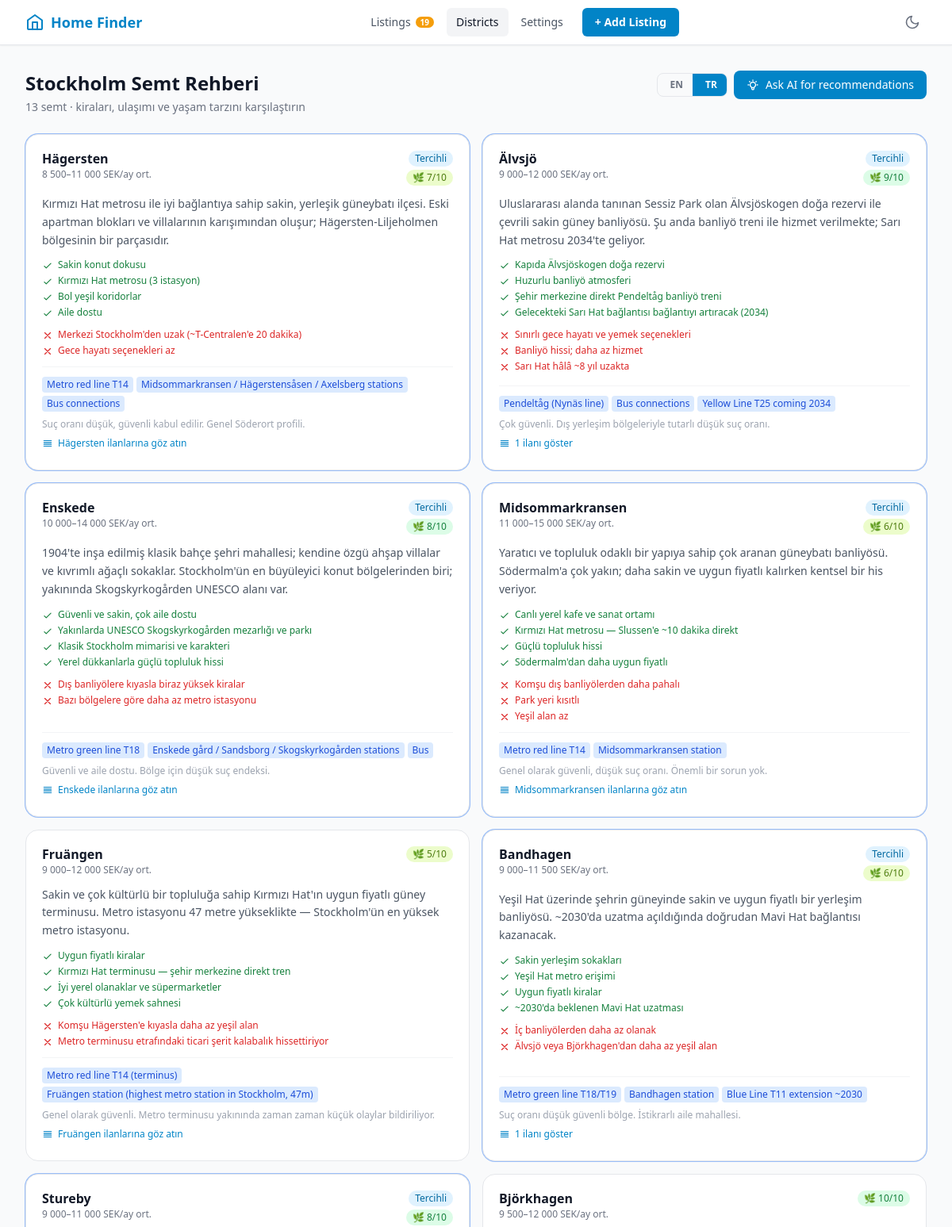
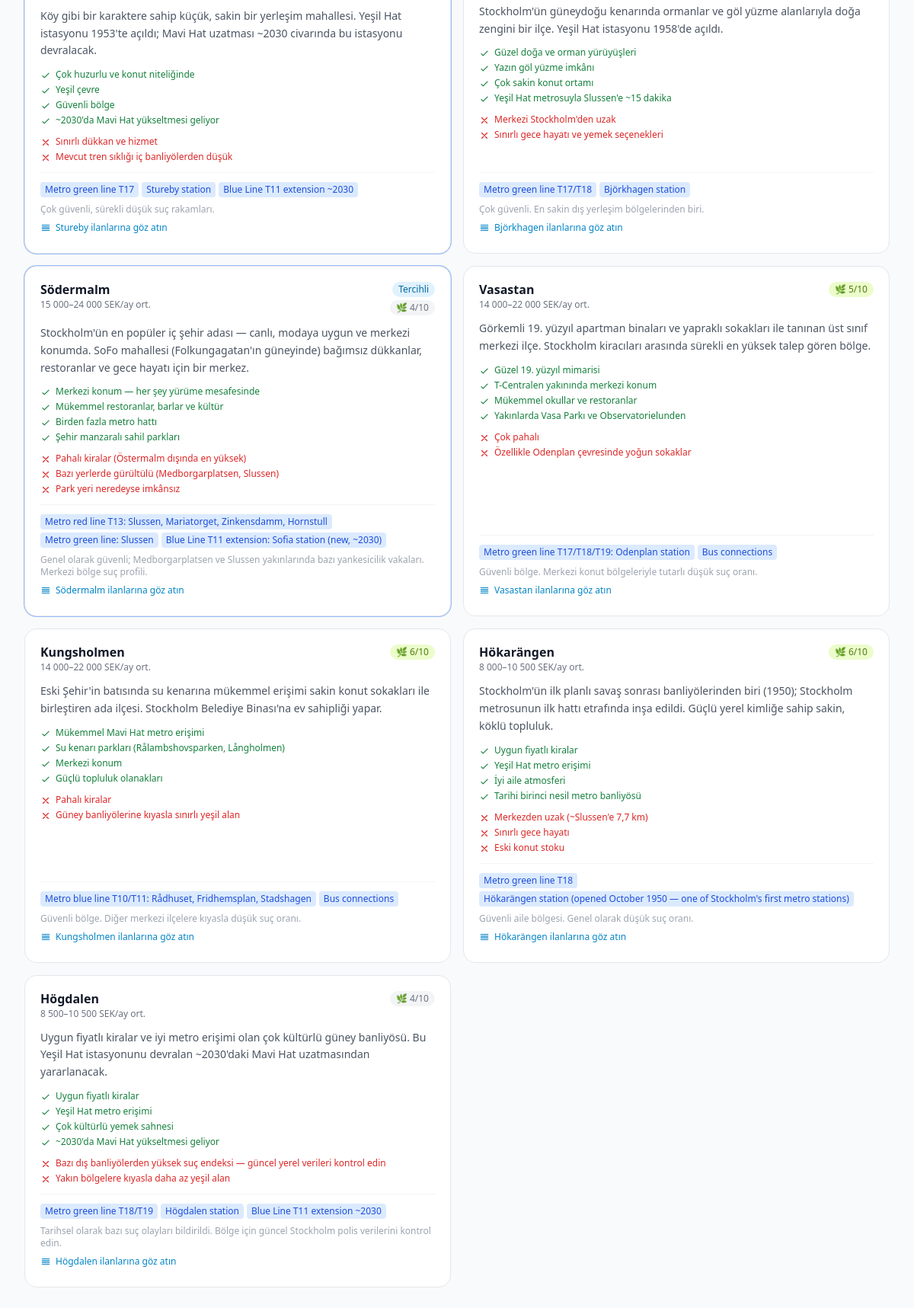
/districts?lang=tr, run on the app's committed database (2 pictures, top to bottom).
### database/models.py (models this page shows, shortened)
class Listing(db.Model):
    __tablename__ = "listings"
    id = db.Column(db.Integer, primary_key=True)
    source = db.Column(db.String(20), nullable=False, default="manual")
    url = db.Column(db.String(1000), unique=True, nullable=True)
    title = db.Column(db.Text, nullable=False)
    description = db.Column(db.Text, nullable=True)
    description_english = db.Column(db.Text, nullable=True)
    description_turkish = db.Column(db.Text, nullable=True)
    address = db.Column(db.String(500), nullable=True)
    district = db.Column(db.String(200), nullable=True)
    lat = db.Column(db.Float, nullable=True)
    lng = db.Column(db.Float, nullable=True)
    price_sek = db.Column(db.Integer, nullable=False)
    rooms = db.Column(db.Integer, nullable=False)
    floor = db.Column(db.Integer, nullable=True)
    has_washing_machine = db.Column(db.Boolean, default=False)
    has_dryer = db.Column(db.Boolean, default=False)
    has_dishwasher = db.Column(db.Boolean, default=False)
    size_sqm = db.Column(db.Integer, nullable=True)
    available_from = db.Column(db.String(50), nullable=True)
    available_until = db.Column(db.String(50), nullable=True)
    images = db.Column(db.JSON, default=list)
    home_type = db.Column(db.String(30), nullable=True)
    furnishing = db.Column(db.String(30), nullable=True)
    is_shared = db.Column(db.Boolean, nullable=True)
    contract_type = db.Column(db.String(20), nullable=True)
    service_fee_sek = db.Column(db.Integer, nullable=True)
    electricity_included = db.Column(db.Boolean, nullable=True)
    deposit_months = db.Column(db.Integer, nullable=True)
    house_rules = db.Column(db.JSON, default=dict)
    amenities = db.Column(db.JSON, default=list)
    commute_minutes = db.Column(db.Integer, nullable=True)
    commute_details = db.Column(db.JSON, default=dict)
    transit_route = db.Column(db.JSON, default=dict)
    nearby_stops = db.Column(db.JSON, default=list)
    nearby_pois = db.Column(db.JSON, default=dict)
    ai_score = db.Column(db.Integer, nullable=True)
    ai_comment = db.Column(db.Text, nullable=True)
    ai_pros = db.Column(db.JSON, default=list)
    ai_cons = db.Column(db.JSON, default=list)
    ai_comment_turkish = db.Column(db.Text, nullable=True)
    ai_pros_turkish = db.Column(db.JSON, default=list)
    ai_cons_turkish = db.Column(db.JSON, default=list)
    is_saved = db.Column(db.Boolean, default=False)
    application_status = db.Column(
        db.String(20), nullable=True, default="not_applied")
    application_date = db.Column(db.Date, nullable=True)
    notes = db.Column(db.Text, nullable=True)
    created_at = db.Column(db.DateTime, default=datetime.utcnow)
    updated_at = db.Column(
        db.DateTime, default=datetime.utcnow, onupdate=datetime.utcnow)

### routes/listings.py (the view)
@listings_bp.route("/districts")
def districts_page():
    districts = get_all_districts()
    settings = UserSettings.query.first()
    settings_dict = settings.to_dict() if settings else {}
    from sqlalchemy import func
    counts_raw = (
        db.session.query(Listing.district, func.count(Listing.id))
        .filter(Listing.district.isnot(None), Listing.district != "")
        .group_by(Listing.district)
        .all()
    )
    district_counts = {d.lower(): c for d, c in counts_raw}
    preferred = [p.lower()
                 for p in (settings_dict.get("preferred_districts") or [])]
    for d in districts:
        d["listing_count"] = district_counts.get(d["name"].lower(), 0)
        d["is_preferred"] = d["name"].lower() in preferred
    lang = request.args.get("lang", "en")
    if lang not in ("en", "tr"):
        lang = "en"
    return render_template("districts.html", districts=districts, settings=settings_dict, lang=lang)

### config.py (called while the page is built)
def get_missing_api_keys():
    missing = []
    for entry in _API_KEY_REGISTRY:
        if not entry["value"] and not entry.get("optional"):
            missing.append({"key": entry["key"], "feature": entry["feature"]})
    return missing

### database/models.py (called while the page is built)
    def to_dict(self):
        return {
            "id": self.id,
            "work_address": self.work_address,
            "work_lat": self.work_lat,
            "work_lng": self.work_lng,
            "budget_min": self.budget_min,
            "budget_max": self.budget_max,
            "min_rooms": self.min_rooms,
            "max_rooms": self.max_rooms,
            "floor_min": self.floor_min,
            "must_have_washing_machine": self.must_have_washing_machine,
            "must_have_dryer": self.must_have_dryer,
            "must_have_dishwasher": self.must_have_dishwasher,
            "must_have_amenities": self.must_have_amenities or [],
            "preferred_districts": self.preferred_districts or [],
            "max_commute_minutes": self.max_commute_minutes,
            "theme": self.theme,
            "enrich_all_even_if_cached": self.enrich_all_even_if_cached,
        }

### services/district_advisor.py (called while the page is built)
def get_all_districts() -> list[dict]:
    return [{"name": key, **profile} for key, profile in DISTRICTS.items()]

### templates/districts.html (shortened to what this page needs)
{% extends "base.html" %}
{% block content %}
<div class="max-w-screen-xl mx-auto px-4 sm:px-6 lg:px-8 py-8">
  <div class="flex items-start justify-between gap-4 mb-6">
    <div>
      <h1 class="text-2xl font-bold text-gray-900 dark:text-white">
        {% if lang == 'tr' %}Stockholm Semt Rehberi{% else %}Stockholm District Guide{% endif %}
      </h1>
      <p class="text-sm text-gray-500 dark:text-gray-400 mt-1">
        {% if lang == 'tr' %}
        {{ districts|length }} semt &middot; kiraları, ulaşımı ve yaşam tarzını karşılaştırın
        {% else %}
        {{ districts|length }} districts &middot; compare rents, transport, and lifestyle
        {% endif %}
      </p>
    </div>
    <div class="flex items-center gap-2 flex-shrink-0">
      <div
        class="flex items-center rounded-lg border border-gray-200 dark:border-gray-700 overflow-hidden text-xs font-semibold">
        <a href="{{ url_for('listings.districts_page') }}?lang=en"
          class="flex items-center gap-1 px-3 py-1.5 transition-colors
                  {% if lang != 'tr' %}bg-brand-600 text-white{% else %}text-gray-500 dark:text-gray-400 hover:bg-gray-100 dark:hover:bg-gray-700{% endif %}">
           EN
        </a>
        <a href="{{ url_for('listings.districts_page') }}?lang=tr"
          class="flex items-center gap-1 px-3 py-1.5 transition-colors
                  {% if lang == 'tr' %}bg-brand-600 text-white{% else %}text-gray-500 dark:text-gray-400 hover:bg-gray-100 dark:hover:bg-gray-700{% endif %}">
           TR
        </a>
      </div>
      <button id="ai-recommend-btn" onclick="requestAiRecommendation()"
        class="flex items-center gap-2 px-4 py-2 rounded-lg bg-brand-600 hover:bg-brand-700 text-white text-sm font-medium transition-colors">
        <span id="ai-btn-text">Ask AI for recommendations</span>
      </button>
    </div>
  </div>
  <div class="grid grid-cols-1 sm:grid-cols-2 xl:grid-cols-3 gap-4">
    {% for d in districts %}
    <div
      class="district-card bg-white dark:bg-gray-800 rounded-2xl border flex flex-col gap-3 p-5 hover:shadow-md transition-shadow
                {% if d.is_preferred %}border-brand-300 dark:border-brand-600 ring-1 ring-brand-200 dark:ring-brand-700/50{% else %}border-gray-200 dark:border-gray-700{% endif %}"
      data-name="{{ d.name }}">
      <div class="flex items-start justify-between gap-2">
        <div>
          <h2 class="text-base font-bold text-gray-900 dark:text-white leading-tight">{{ d.name }}</h2>
          <p class="text-xs text-gray-500 dark:text-gray-400 mt-0.5">
            {{ d.avg_price_range }} {% if lang == 'tr' %}SEK/ay ort.{% else %}SEK/mo avg{% endif %}
          </p>
        </div>
        <div class="flex flex-col items-end gap-1 flex-shrink-0">
          {% if d.is_preferred %}
          <span
            class="text-xs px-2 py-0.5 rounded-full bg-brand-100 dark:bg-brand-900/40 text-brand-700 dark:text-brand-300 font-medium">
            {% if lang == 'tr' %}Tercihli{% else %}Preferred{% endif %}
          </span>
          {% endif %}
          <span class="text-xs px-2 py-0.5 rounded-full font-medium
            {% if d.green_score >= 8 %}bg-green-100 dark:bg-green-900/40 text-green-700 dark:text-green-300
            {% elif d.green_score >= 5 %}bg-lime-100 dark:bg-lime-900/40 text-lime-700 dark:text-lime-300
            {% else %}bg-gray-100 dark:bg-gray-700 text-gray-500 dark:text-gray-400{% endif %}">
            &#127807; {{ d.green_score }}/10
          </span>
        </div>
      </div>
      <p class="text-sm text-gray-600 dark:text-gray-300 leading-relaxed">
        {% if lang == 'tr' and d.description_tr %}{{ d.description_tr }}{% else %}{{ d.description }}{% endif %}
      </p>
      {% set pros_list = d.pros_tr if (lang == 'tr' and d.pros_tr) else d.pros %}
      {% if pros_list %}
      <ul class="space-y-1">
        {% for pro in pros_list %}
        <li class="flex items-start gap-1.5 text-xs text-green-700 dark:text-green-400">
          <svg class="w-3.5 h-3.5 flex-shrink-0 mt-0.5" fill="none" stroke="currentColor" viewBox="0 0 24 24">
            <path stroke-linecap="round" stroke-linejoin="round" stroke-width="2" d="M5 13l4 4L19 7" />
          </svg>
          {{ pro }}
        </li>
        {% endfor %}
      </ul>
      {% endif %}
      {% set cons_list = d.cons_tr if (lang == 'tr' and d.cons_tr) else d.cons %}
      {% if cons_list %}
      <ul class="space-y-1">
        {% for con in cons_list %}
        <li class="flex items-start gap-1.5 text-xs text-red-600 dark:text-red-400">
          <svg class="w-3.5 h-3.5 flex-shrink-0 mt-0.5" fill="none" stroke="currentColor" viewBox="0 0 24 24">
            <path stroke-linecap="round" stroke-linejoin="round" stroke-width="2" d="M6 18L18 6M6 6l12 12" />
          </svg>
          {{ con }}
        </li>
        {% endfor %}
      </ul>
      {% endif %}
      <div class="mt-auto pt-3 border-t border-gray-100 dark:border-gray-700/50 space-y-2">
        <div class="flex flex-wrap gap-1">
          {% for line in d.sl_lines %}
          <span
            class="text-xs px-1.5 py-0.5 rounded bg-blue-100 dark:bg-blue-900/40 text-blue-700 dark:text-blue-300">{{
            line }}</span>
          {% endfor %}
        </div>
        <p class="text-xs text-gray-400 dark:text-gray-500">
          {% if lang == 'tr' and d.safety_note_tr %}{{ d.safety_note_tr }}{% else %}{{ d.safety_note }}{% endif %}
        </p>
        <a href="{{ url_for('listings.index') }}?districts={{ d.name | urlencode }}"
          class="inline-flex items-center gap-1.5 text-xs text-brand-600 dark:text-brand-400 hover:underline font-medium">
          <svg class="w-3.5 h-3.5" fill="none" stroke="currentColor" viewBox="0 0 24 24">
            <path stroke-linecap="round" stroke-linejoin="round" stroke-width="2" d="M4 6h16M4 10h16M4 14h16M4 18h16" />
          </svg>
          {% if d.listing_count > 0 %}
          {% if lang == 'tr' %}
          {{ d.listing_count }} ilan{{ 'ı' if d.listing_count == 1 else 'ı' }} göster
          {% else %}
          Show {{ d.listing_count }} listing{{ 's' if d.listing_count != 1 else '' }}
          {% endif %}
          {% else %}
          {% if lang == 'tr' %}
          {{ d.name }} ilanlarına göz atın
          {% else %}
          Browse listings in {{ d.name }}
          {% endif %}
          {% endif %}
        </a>
      </div>
    </div>
    {% endfor %}
  </div>
</div>
{% endblock %}

### static/css/style.css (style rules this page uses)
:root { --color-bg: #f9fafb; --color-bg-card: #ffffff; --color-bg-muted: #f3f4f6; --color-border: #e5e7eb; --color-text: #111827; --color-text-muted: #6b7280; --color-brand: #0284c7; --color-brand-light: #e0f2fe; --color-score-good: #16a34a; --color-score-warn: #ca8a04; --color-score-bad: #dc2626; --leaflet-tile-filter: none; }

### data on the page
Listing: name "Älvsjö", avg_price_range "9 000–12 000", shows "Tercihli", green_score "9", description_tr "Uluslararası alanda tanınan Sessiz Park olan Älvsjöskogen doğa rezervi ile çevrili sakin güney banliyösü. Şu anda banliyö treni ile hizmet verilmekte; Sarı Hat metrosu 2034'te geliyor.", pros_list "Kapıda Älvsjöskogen doğa rezervi" "Huzurlu banliyö atmosferi" "Şehir merkezine direkt Pendeltåg banliyö treni" "Gelecekteki Sarı Hat bağlantısı bağlantıyı artıracak (2034)", cons_list "Sınırlı gece hayatı ve yemek seçenekleri" "Banliyö hissi; daha az hizmet" "Sarı Hat hâlâ ~8 yıl uzakta", sl_lines "Pendeltåg (Nynäs line)" "Bus connections" "Yellow Line T25 coming 2034", safety_note_tr "Çok güvenli. Dış yerleşim bölgeleriyle tutarlı düşük suç oranı.", listing_count "1", listing_count "ı"
Listing: name "Bandhagen", avg_price_range "9 000–11 500", shows "Tercihli", green_score "6", description_tr "Yeşil Hat üzerinde şehrin güneyinde sakin ve uygun fiyatlı bir yerleşim banliyösü. ~2030'da uzatma açıldığında doğrudan Mavi Hat bağlantısı kazanacak.", pros_list "Sakin yerleşim sokakları" "Yeşil Hat metro erişimi" "Uygun fiyatlı kiralar" "~2030'da beklenen Mavi Hat uzatması", cons_list "İç banliyölerden daha az olanak" "Älvsjö veya Björkhagen'dan daha az yeşil alan", sl_lines "Metro green line T18/T19" "Bandhagen station" "Blue Line T11 extension ~2030", safety_note_tr "Suç oranı düşük güvenli bölge. İstikrarlı aile mahallesi.", listing_count "1", listing_count "ı"

### other printed values
{{ unscored_count }} "19"
{{ districts|length }} "13"
{{ d.name }} "Hägersten" "Enskede" "Midsommarkransen" "Fruängen" "Stureby" "Björkhagen" "Södermalm" "Vasastan" "Kungsholmen" "Hökarängen" "Högdalen"
{{ d.avg_price_range }} "8 500–11 000" "10 000–14 000" "11 000–15 000" "9 000–12 000" "9 000–11 000" "9 500–12 000" "15 000–24 000" "14 000–22 000" "14 000–22 000" "8 000–10 500" "8 500–10 500"
{{ d.green_score }} "7" "8" "6" "5" "8" "10" "4" "5" "6" "6" "4"
{{ d.description_tr }} "Kırmızı Hat metrosu ile iyi bağlantıya sahip sakin, yerleşik güneybatı ilçesi. Eski apartman blokları ve villalarının karışımından oluşur; Hägersten-Liljeholmen bölgesinin bir parçasıdır." "Yaratıcı ve topluluk odaklı bir yapıya sahip çok aranan güneybatı banliyösü. Södermalm'a çok yakın; daha sakin ve uygun fiyatlı kalırken kentsel bir his veriyor." "Sakin ve çok kültürlü bir topluluğa sahip Kırmızı Hat'ın uygun fiyatlı güney terminusu. Metro istasyonu 47 metre yükseklikte — Stockholm'ün en yüksek metro istasyonu." "Köy gibi bir karaktere sahip küçük, sakin bir yerleşim mahallesi. Yeşil Hat istasyonu 1953'te açıldı; Mavi Hat uzatması ~2030 civarında bu istasyonu devralacak." "Stockholm'ün güneydoğu kenarında ormanlar ve göl yüzme alanlarıyla doğa zengini bir ilçe. Yeşil Hat istasyonu 1958'de açıldı." "Stockholm'ün en popüler iç şehir adası — canlı, modaya uygun ve merkezi konumda. SoFo mahallesi (Folkungagatan'ın güneyinde) bağımsız dükkanlar, restoranlar ve gece hayatı için bir merkez." "Görkemli 19. yüzyıl apartman binaları ve yapraklı sokakları ile tanınan üst sınıf merkezi ilçe. Stockholm kiracıları arasında sürekli en yüksek talep gören bölge." "Eski Şehir'in batısında su kenarına mükemmel erişimi sakin konut sokakları ile birleştiren ada ilçesi. Stockholm Belediye Binası'na ev sahipliği yapar." "Stockholm'ün ilk planlı savaş sonrası banliyölerinden biri (1950); Stockholm metrosunun ilk hattı etrafında inşa edildi. Güçlü yerel kimliğe sahip sakin, köklü topluluk." "Uygun fiyatlı kiralar ve iyi metro erişimi olan çok kültürlü güney banliyösü. Bu Yeşil Hat istasyonunu devralan ~2030'daki Mavi Hat uzatmasından yararlanacak."
{{ pro }} "Sakin konut dokusu" "Kırmızı Hat metrosu (3 istasyon)" "Bol yeşil koridorlar" "Aile dostu" "Güvenli ve sakin, çok aile dostu" "Yakınlarda UNESCO Skogskyrkogården mezarlığı ve parkı" "Klasik Stockholm mimarisi ve karakteri" "Yerel dükkanlarla güçlü topluluk hissi" "Canlı yerel kafe ve sanat ortamı" "Kırmızı Hat metrosu — Slussen'e ~10 dakika direkt" "Güçlü topluluk hissi" "Södermalm'dan daha uygun fiyatlı" "Uygun fiyatlı kiralar" "Kırmızı Hat terminusu — şehir merkezine direkt tren" "İyi yerel olanaklar ve süpermarketler" "Çok kültürlü yemek sahnesi" "Çok huzurlu ve konut niteliğinde" "Yeşil çevre" "Güvenli bölge" "~2030'da Mavi Hat yükseltmesi geliyor" "Güzel doğa ve orman yürüyüşleri" "Yazın göl yüzme imkânı" "Çok sakin konut ortamı" "Yeşil Hat metrosuyla Slussen'e ~15 dakika" "Merkezi konum — her şey yürüme mesafesinde" "Mükemmel restoranlar, barlar ve kültür" "Birden fazla metro hattı" "Şehir manzaralı sahil parkları" "Güzel 19. yüzyıl mimarisi" "T-Centralen yakınında merkezi konum" "Mükemmel okullar ve restoranlar" "Yakınlarda Vasa Parkı ve Observatorielunden" "Mükemmel Mavi Hat metro erişimi" "Su kenarı parkları (Rålambshovsparken, Långholmen)" "Merkezi konum" "Güçlü topluluk olanakları" "Uygun fiyatlı kiralar" "Yeşil Hat metro erişimi" "İyi aile atmosferi" "Tarihi birinci nesil metro banliyösü" "Uygun fiyatlı kiralar" "Yeşil Hat metro erişimi" "Çok kültürlü yemek sahnesi" "~2030'da Mavi Hat yükseltmesi geliyor"
{{ con }} "Merkezi Stockholm'den uzak (~T-Centralen'e 20 dakika)" "Gece hayatı seçenekleri az" "Dış banliyölere kıyasla biraz yüksek kiralar" "Bazı bölgelere göre daha az metro istasyonu" "Komşu dış banliyölerden daha pahalı" "Park yeri kısıtlı" "Yeşil alan az" "Komşu Hägersten'e kıyasla daha az yeşil alan" "Metro terminusu etrafındaki ticari şerit kalabalık hissettiriyor" "Sınırlı dükkan ve hizmet" "Mevcut tren sıklığı iç banliyölerden düşük" "Merkezi Stockholm'den uzak" "Sınırlı gece hayatı ve yemek seçenekleri" "Pahalı kiralar (Östermalm dışında en yüksek)" "Bazı yerlerde gürültülü (Medborgarplatsen, Slussen)" "Park yeri neredeyse imkânsız" "Çok pahalı" "Özellikle Odenplan çevresinde yoğun sokaklar" "Pahalı kiralar" "Güney banliyölerine kıyasla sınırlı yeşil alan" "Merkezden uzak (~Slussen'e 7,7 km)" "Sınırlı gece hayatı" "Eski konut stoku" "Bazı dış banliyölerden yüksek suç endeksi — güncel yerel verileri kontrol edin" "Yakın bölgelere kıyasla daha az yeşil alan"
{{ line }} "Metro red line T14" "Midsommarkransen / Hägerstensåsen / Axelsberg stations" "Bus connections" "Metro green line T18" "Enskede gård / Sandsborg / Skogskyrkogården stations" "Bus" "Metro red line T14" "Midsommarkransen station" "Metro red line T14 (terminus)" "Fruängen station (highest metro station in Stockholm, 47m)" "Metro green line T17" "Stureby station" "Blue Line T11 extension ~2030" "Metro green line T17/T18" "Björkhagen station" "Metro red line T13: Slussen, Mariatorget, Zinkensdamm, Hornstull" "Metro green line: Slussen" "Blue Line T11 extension: Sofia station (new, ~2030)" "Metro green line T17/T18/T19: Odenplan station" "Bus connections" "Metro blue line T10/T11: Rådhuset, Fridhemsplan, Stadshagen" "Bus connections" "Metro green line T18" "Hökarängen station (opened October 1950 — one of Stockholm's first metro stations)" "Metro green line T18/T19" "Högdalen station" "Blue Line T11 extension ~2030"
{{ d.safety_note_tr }} "Suç oranı düşük, güvenli kabul edilir. Genel Söderort profili." "Güvenli ve aile dostu. Bölge için düşük suç endeksi." "Genel olarak güvenli, düşük suç oranı. Önemli bir sorun yok." "Genel olarak güvenli. Metro terminusu yakınında zaman zaman küçük olaylar bildiriliyor." "Çok güvenli, sürekli düşük suç rakamları." "Çok güvenli. En sakin dış yerleşim bölgelerinden biri." "Genel olarak güvenli; Medborgarplatsen ve Slussen yakınlarında bazı yankesicilik vakaları. Merkezi bölge suç profili." "Güvenli bölge. Merkezi konut bölgeleriyle tutarlı düşük suç oranı." "Güvenli bölge. Diğer merkezi ilçelere kıyasla düşük suç oranı." "Güvenli aile bölgesi. Genel olarak düşük suç oranı." "Tarihsel olarak bazı suç olayları bildirildi. Bölge için güncel Stockholm polis verilerini kontrol edin."
